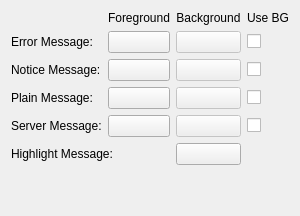
         <widget class="QWidget" name="tab" >
          <attribute name="title" >
           <string>Server Activity</string>
          </attribute>
          <layout class="QGridLayout" >
           <item row="0" column="1" >
            <widget class="QLabel" name="label_44" >
             <property name="text" >
              <string>Foreground</string>
             </property>
             <property name="alignment" >
              <set>Qt::AlignCenter</set>
             </property>
            </widget>
           </item>
           <item row="0" column="2" >
            <widget class="QLabel" name="label_45" >
             <property name="text" >
              <string>Background</string>
             </property>
             <property name="alignment" >
              <set>Qt::AlignCenter</set>
             </property>
            </widget>
           </item>
           <item row="0" column="3" >
            <widget class="QLabel" name="label_7" >
             <property name="text" >
              <string>Use BG</string>
             </property>
             <property name="alignment" >
              <set>Qt::AlignCenter</set>
             </property>
            </widget>
           </item>
           <item row="1" column="0" >
            <widget class="QLabel" name="label_20" >
             <property name="text" >
              <string>Error Message:</string>
             </property>
            </widget>
           </item>
           <item row="1" column="1" >
            <widget class="ColorButton" name="errorMessageFG" >
             <property name="text" >
              <string/>
             </property>
            </widget>
           </item>
           <item row="1" column="2" >
            <widget class="ColorButton" name="errorMessageBG" >
             <property name="enabled" >
              <bool>false</bool>
             </property>
             <property name="text" >
              <string/>
             </property>
            </widget>
           </item>
           <item row="1" column="3" >
            <widget class="QCheckBox" name="errorMessageUseBG" >
             <property name="sizePolicy" >
              <sizepolicy vsizetype="Fixed" hsizetype="Maximum" >
               <horstretch>0</horstretch>
               <verstretch>0</verstretch>
              </sizepolicy>
             </property>
             <property name="layoutDirection" >
              <enum>Qt::LeftToRight</enum>
             </property>
             <property name="text" >
              <string/>
             </property>
            </widget>
           </item>
           <item row="2" column="0" >
            <widget class="QLabel" name="label_18" >
             <property name="text" >
              <string>Notice Message:</string>
             </property>
            </widget>
           </item>
           <item row="2" column="1" >
            <widget class="ColorButton" name="noticeMessageFG" >
             <property name="text" >
              <string/>
             </property>
            </widget>
           </item>
           <item row="2" column="2" >
            <widget class="ColorButton" name="noticeMessageBG" >
             <property name="enabled" >
              <bool>false</bool>
             </property>
             <property name="text" >
              <string/>
             </property>
            </widget>
           </item>
           <item row="2" column="3" >
            <widget class="QCheckBox" name="noticeMessageUseBG" >
             <property name="sizePolicy" >
              <sizepolicy vsizetype="Fixed" hsizetype="Maximum" >
               <horstretch>0</horstretch>
               <verstretch>0</verstretch>
              </sizepolicy>
             </property>
             <property name="layoutDirection" >
              <enum>Qt::LeftToRight</enum>
             </property>
             <property name="text" >
              <string/>
             </property>
            </widget>
           </item>
           <item row="3" column="0" >
            <widget class="QLabel" name="label_17" >
             <property name="text" >
              <string>Plain Message:</string>
             </property>
            </widget>
           </item>
           <item row="3" column="1" >
            <widget class="ColorButton" name="plainMessageFG" >
             <property name="text" >
              <string/>
             </property>
            </widget>
           </item>
           <item row="3" column="2" >
            <widget class="ColorButton" name="plainMessageBG" >
             <property name="enabled" >
              <bool>false</bool>
             </property>
             <property name="text" >
              <string/>
             </property>
            </widget>
           </item>
           <item row="3" column="3" >
            <widget class="QCheckBox" name="plainMessageUseBG" >
             <property name="sizePolicy" >
              <sizepolicy vsizetype="Fixed" hsizetype="Maximum" >
               <horstretch>0</horstretch>
               <verstretch>0</verstretch>
              </sizepolicy>
             </property>
             <property name="layoutDirection" >
              <enum>Qt::LeftToRight</enum>
             </property>
             <property name="text" >
              <string/>
             </property>
            </widget>
           </item>
           <item row="4" column="0" >
            <widget class="QLabel" name="label_19" >
             <property name="text" >
              <string>Server Message:</string>
             </property>
            </widget>
           </item>
           <item row="4" column="1" >
            <widget class="ColorButton" name="serverMessageFG" >
             <property name="text" >
              <string/>
             </property>
            </widget>
           </item>
           <item row="4" column="2" >
            <widget class="ColorButton" name="serverMessageBG" >
             <property name="enabled" >
              <bool>false</bool>
             </property>
             <property name="text" >
              <string/>
             </property>
            </widget>
           </item>
           <item row="4" column="3" >
            <widget class="QCheckBox" name="serverMessageUseBG" >
             <property name="sizePolicy" >
              <sizepolicy vsizetype="Fixed" hsizetype="Maximum" >
               <horstretch>0</horstretch>
               <verstretch>0</verstretch>
              </sizepolicy>
             </property>
             <property name="layoutDirection" >
              <enum>Qt::LeftToRight</enum>
             </property>
             <property name="text" >
              <string/>
             </property>
            </widget>
           </item>
           <item row="5" column="0" colspan="2" >
            <widget class="QLabel" name="label_10" >
             <property name="text" >
              <string>Highlight Message:</string>
             </property>
            </widget>
           </item>
           <item row="5" column="2" >
            <widget class="ColorButton" name="highlightColor" >
             <property name="enabled" >
              <bool>true</bool>
             </property>
             <property name="text" >
              <string/>
             </property>
            </widget>
           </item>
           <item row="6" column="2" >
            <spacer name="verticalSpacer_2" >
             <property name="orientation" >
              <enum>Qt::Vertical</enum>
             </property>
             <property name="sizeHint" stdset="0" >
              <size>
               <width>20</width>
               <height>40</height>
              </size>
             </property>
            </spacer>
           </item>
          </layout>
         </widget>
